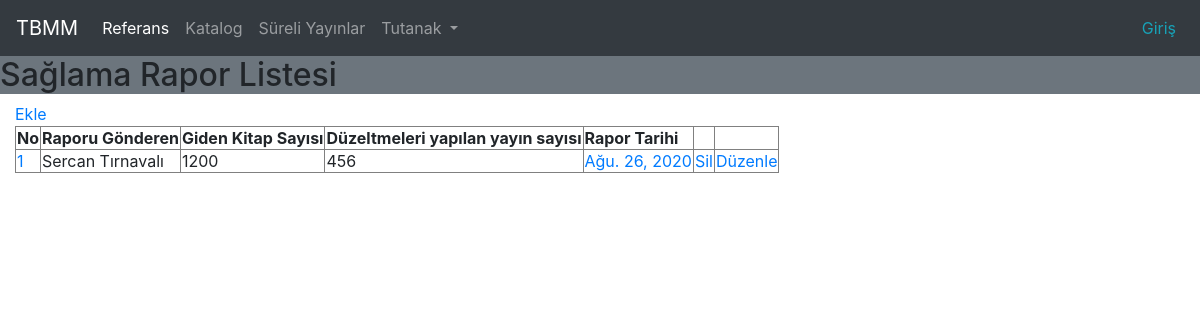
/saglama/, run on an earlier commit of the app's database.
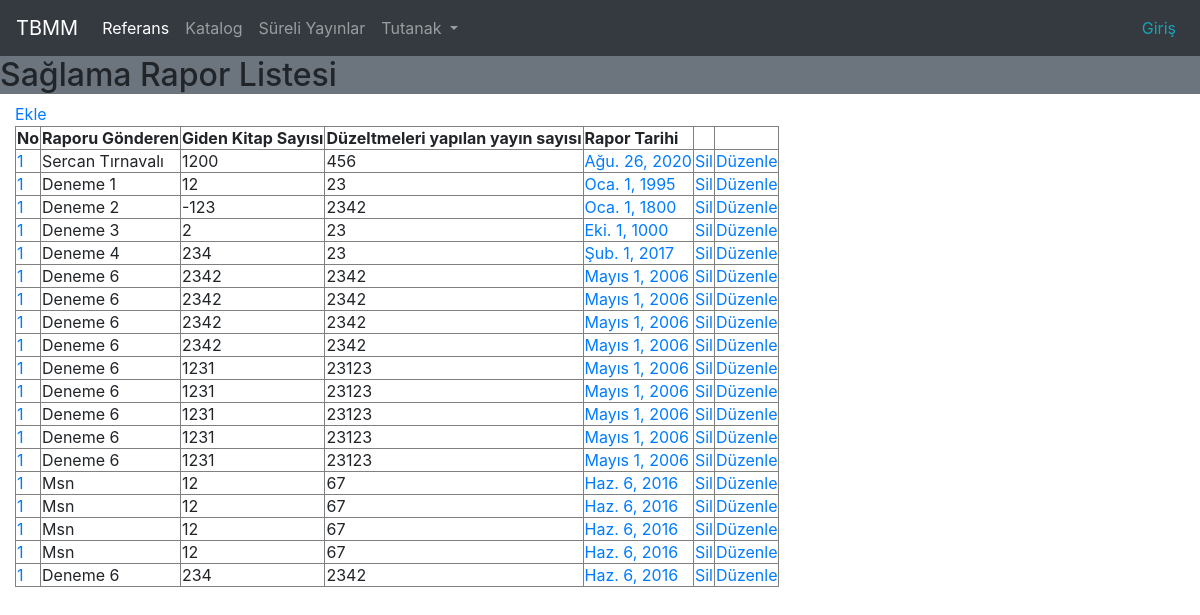
And on a later commit of the database.
### cockpit/models.py (models this page shows, shortened)
class AcquisitionReport(models.Model):
    reporter_identity = models.CharField(max_length=60, blank=True, verbose_name="Raporu hazırlayan personel adı soyadı.")
    reporter_title    = models.CharField(max_length=60, blank=True, verbose_name="Raporu hazırlayan personel ünvanı.")
    posted_book       = models.IntegerField(default=0, verbose_name= "Kütüphaneden gönderilen kitap saıyısı.")
    refactored_items  = models.IntegerField(default=0, verbose_name= "Yeniden düzenlenip envanteri yapılan yayın sayısı.")
    notes             = models.TextField(max_length=1500, blank=True, verbose_name="Ekstra not alanı.")
    date              = models.DateField( verbose_name="Raporun ait olduğu tarih")
    created_at        = models.DateField(verbose_name="Raporun hazırlandığı tarih (Otomatik oluşturulur.)", default=timezone.now)

### cockpit/views.py (the view)
# urls.py: path('saglama/', views.acquisition_report_index, name='acquisition_report_index'),
def acquisition_report_index(request):
    baslik = "Sağlama birimi analitikleri"
    modul_baslik = "Sağlama Rapor Listesi"
    acquisition_report = AcquisitionReport.objects.all()
    return render(request, 'cockpit/acquisition_report_index.html', locals())

### cockpit/templates/cockpit/acquisition_report_index.html
{% extends 'cockpit/base.html' %}
{% load static %}
{% block header %}
<link
      rel="stylesheet"
      href="{% static 'cockpit/css/marketing_page.css' %}"
    />
{% endblock %}
{% block content %}
<a href="{% url 'acquisition_report_new' %}">Ekle</a>
<table border="1">
  <thead>
    <th>No</th>
    <th>Raporu Gönderen</th>
    <th>Giden Kitap Sayısı</th>
    <th>Düzeltmeleri yapılan yayın sayısı</th>
    <th>Rapor Tarihi</th>
    <th></th>
    <th></th>
  </thead>
  <tbody>
    {% for report in acquisition_report %}
    <tr>
      <td><a href="#" >1 </a></td>
      <td>{{ report.reporter_identity }}</td>
      <td>{{ report.posted_book }}</td>
      <td>{{ report.refactored_items }}</td>
      <td><a href="{% url 'acquisition_report_detail' report.id %}" >{{ report.date }} </a></td>
      <td><a href="{% url 'acquisition_report_delete' report.id %}" >Sil </a></td>
      <td><a href="{% url 'acquisition_report_edit' report.id %}" >Düzenle </a></td>
    </tr>
    {% endfor %}
  </tbody>
</table>
{% endblock %}

### cockpit/templates/cockpit/base.html (shortened to what this page needs)
{% load static %}
<html>
<head>
  {% include 'cockpit/base_header.html' %}
  {% block header %}
  {% endblock%}
</head>
<body>
  <nav class="navbar navbar-expand-lg navbar-dark bg-dark">
    <a class="navbar-brand" href="{% url 'home_page' %}">TBMM</a>
    <div class="collapse navbar-collapse" id="navbarNavDropdown">
      <ul class="navbar-nav">
        <li class="nav-item active">
          <a class="nav-link" href="{% url 'reference_index' %}">Referans <span class="sr-only">(current)</span></a>
        </li>
        <li class="nav-item">
          <a class="nav-link" href="#">Katalog</a>
        </li>
        <li class="nav-item">
          <a class="nav-link" href="{% url 'acquisition_report_index' %}">Süreli Yayınlar</a>
        </li>
        <li class="nav-item dropdown">
          <a class="nav-link dropdown-toggle" href="#" id="navbarDropdownMenuLink" data-toggle="dropdown"
            aria-haspopup="true" aria-expanded="false">
            Tutanak
          </a>
        </li>
      </ul>
    </div>
    <div>
      {% if user.is_authenticated %}
      <ul class="navbar-nav">
        <li class="nav-item text-white mr-2">Hoşgeldin {{ user.username}}</li>
        <li class="nav-item text-white "><a class="text-danger" href="{% url 'logout' %}">Çıkış</a></li>
        {% else %}
        <ul class="navbar-nav">
          <li class="nav-item text-white mr-2"><a class="text-info" href="{% url 'login' %}">Giriş</a></li>
          {% endif %}
        </ul>
    </div>
  </nav>
  <h2 class="bg-secondary">{{modul_baslik}}
  </h2>
  <div class="container-fluid ">
  {% block content %}
  {% endblock %}
  </div>
</body>
</html>

### cockpit/templates/cockpit/base_header.html (shortened to what this page needs)
    {% load static %}
    <link
      rel="stylesheet"
      href="{% static 'cockpit/css/bootstrap.min.css' %}"
    />

### cockpit/templates/cockpit/base_footer.html (shortened to what this page needs)
{% load static %}

What changed in the data, as far as the page shows it:
added AcquisitionReport: reporter_identity "Deneme 1", posted_book "12", refactored_items "23", date "Oca. 1, 1995"
added AcquisitionReport: reporter_identity "Deneme 2", posted_book "-123", refactored_items "2342", date "Oca. 1, 1800"
added AcquisitionReport: reporter_identity "Deneme 3", posted_book "2", refactored_items "23", date "Eki. 1, 1000"
added AcquisitionReport: reporter_identity "Deneme 4", posted_book "234", refactored_items "23", date "Şub. 1, 2017"
added AcquisitionReport: reporter_identity "Deneme 6", posted_book "2342", refactored_items "2342", date "Mayıs 1, 2006"
added AcquisitionReport: reporter_identity "Deneme 6", posted_book "2342", refactored_items "2342", date "Mayıs 1, 2006"
added AcquisitionReport: reporter_identity "Deneme 6", posted_book "2342", refactored_items "2342", date "Mayıs 1, 2006"
added AcquisitionReport: reporter_identity "Deneme 6", posted_book "2342", refactored_items "2342", date "Mayıs 1, 2006"
added AcquisitionReport: reporter_identity "Deneme 6", posted_book "1231", refactored_items "23123", date "Mayıs 1, 2006"
added AcquisitionReport: reporter_identity "Deneme 6", posted_book "1231", refactored_items "23123", date "Mayıs 1, 2006"
added AcquisitionReport: reporter_identity "Deneme 6", posted_book "1231", refactored_items "23123", date "Mayıs 1, 2006"
added AcquisitionReport: reporter_identity "Deneme 6", posted_book "1231", refactored_items "23123", date "Mayıs 1, 2006"
added AcquisitionReport: reporter_identity "Deneme 6", posted_book "1231", refactored_items "23123", date "Mayıs 1, 2006"
added AcquisitionReport: reporter_identity "Msn", posted_book "12", refactored_items "67", date "Haz. 6, 2016"
added AcquisitionReport: reporter_identity "Msn", posted_book "12", refactored_items "67", date "Haz. 6, 2016"
added AcquisitionReport: reporter_identity "Msn", posted_book "12", refactored_items "67", date "Haz. 6, 2016"
added AcquisitionReport: reporter_identity "Msn", posted_book "12", refactored_items "67", date "Haz. 6, 2016"
added AcquisitionReport: reporter_identity "Deneme 6", posted_book "234", refactored_items "2342", date "Haz. 6, 2016"
